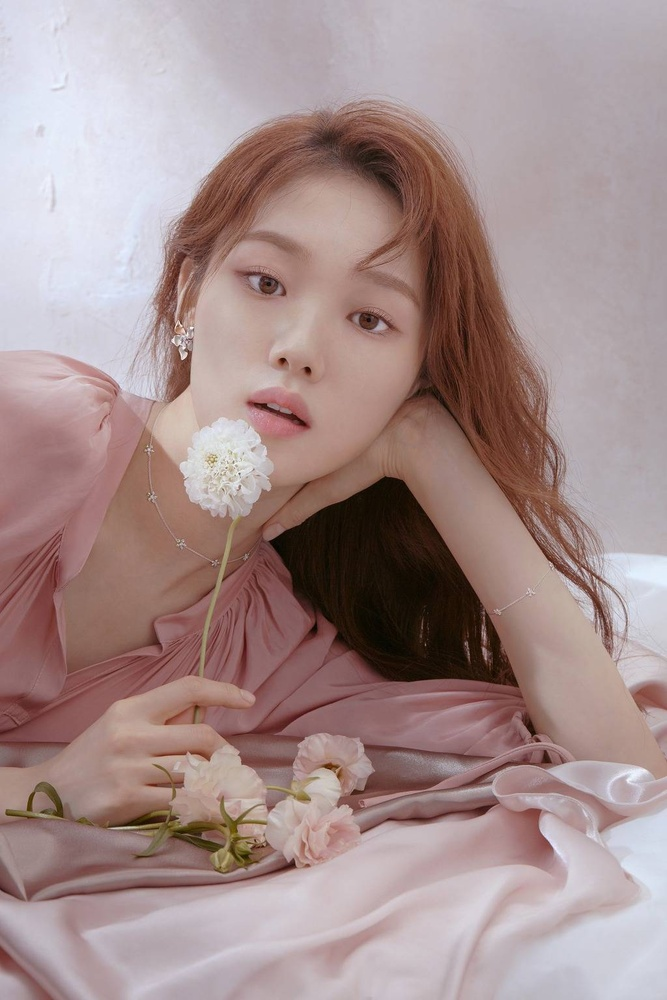
#> input picture Edge_Contour/lee-sung-kyung.jpg, 667 x 1000 px, shrunk from 1024 x 1536 before the run, found by its file name
$ python canny_laplace.py   (older library calls are emulated)
#> lines starting #> are read from the running program, lines starting #| are printed output that depends on the picture; after the words box and inside, x2 and y2 are one past the last pixel; in counts of white or black regions, pixels touching at a corner belong together
import cv2
from matplotlib import pyplot as plt
import numpy as np

lsy = cv2.imread("D:\Work\Image_Processing\Blog\py_code\lee-sung-kyung.jpg",0)
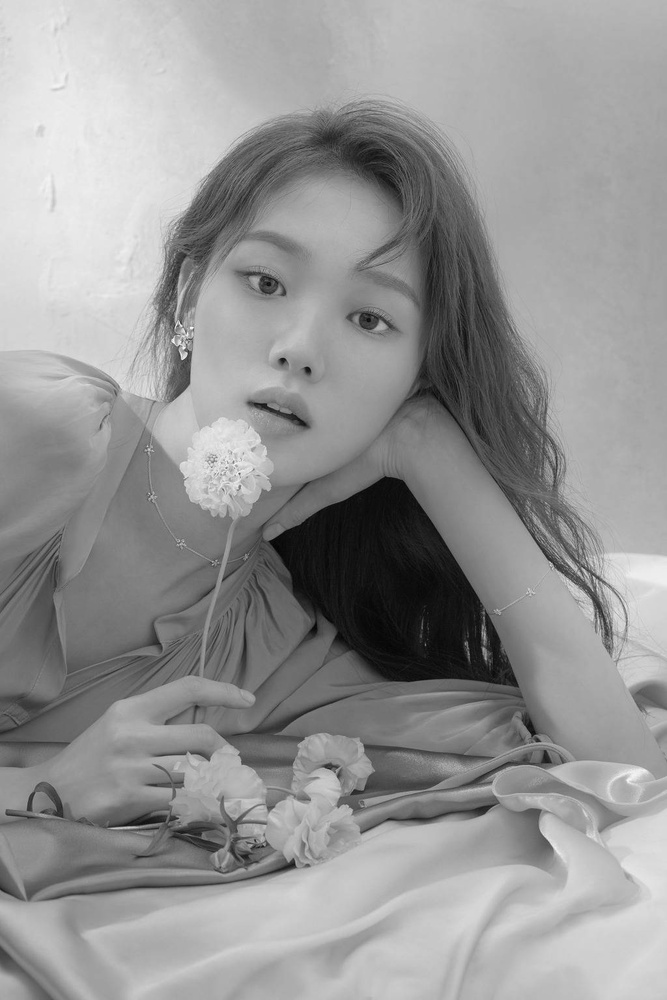
#> lsy: shape (1000, 667); min 2, max 252, mean 148.9

plt.subplot(1,3,1),plt.imshow(lsy,cmap = 'gray')
plt.title('original'), plt.xticks([]), plt.yticks([])

canny = cv2.Canny(lsy,100,200)
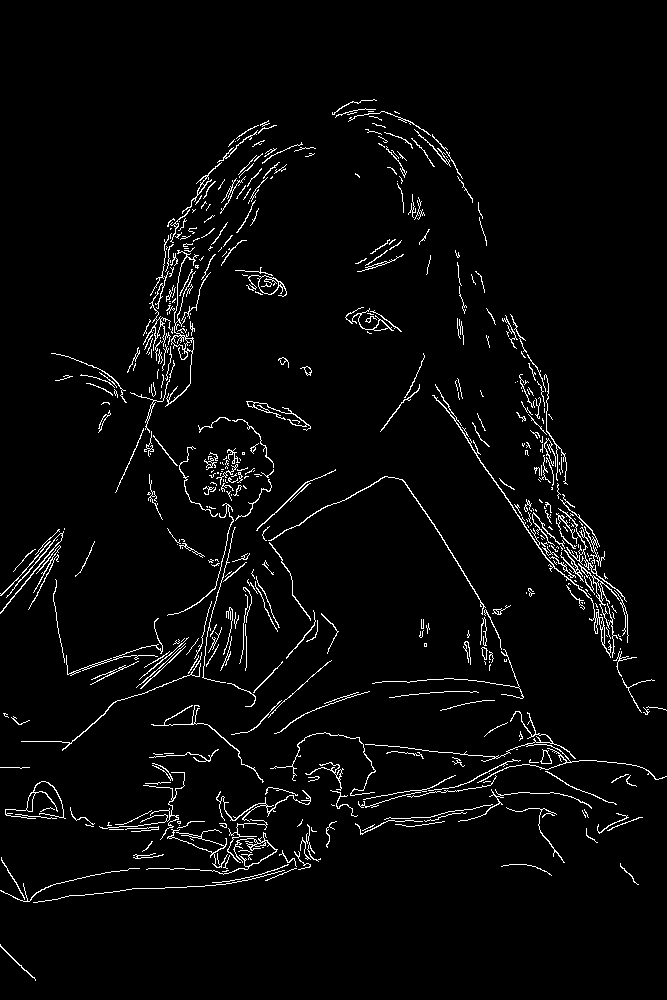
#> canny: shape (1000, 667); 3.3% white in thin lines or dots, all inside (x1, y1, x2, y2) = (0, 99, 667, 981)
plt.subplot(1,3,2),plt.imshow(canny,cmap = 'gray')
plt.title('canny'), plt.xticks([]), plt.yticks([])

lsy = cv2.GaussianBlur(lsy,(5,5),0)
laplace = cv2.Laplacian(lsy,cv2.CV_64F)
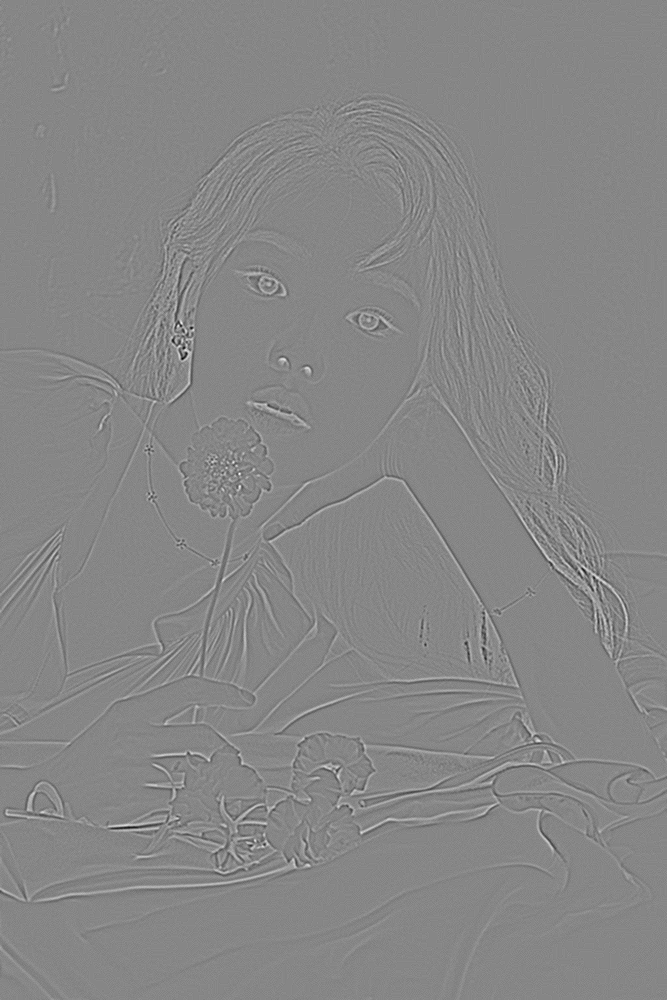
#> laplace: shape (1000, 667) float64; min -55, max 49, mean 0; drawn with min black and max white
plt.subplot(1,3,3),plt.imshow(laplace,cmap = 'gray')
plt.title('laplacian'), plt.xticks([]), plt.yticks([])

plt.show()
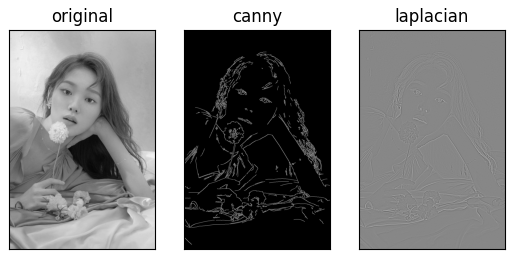
#> figure drawn by matplotlib, 3 panels
